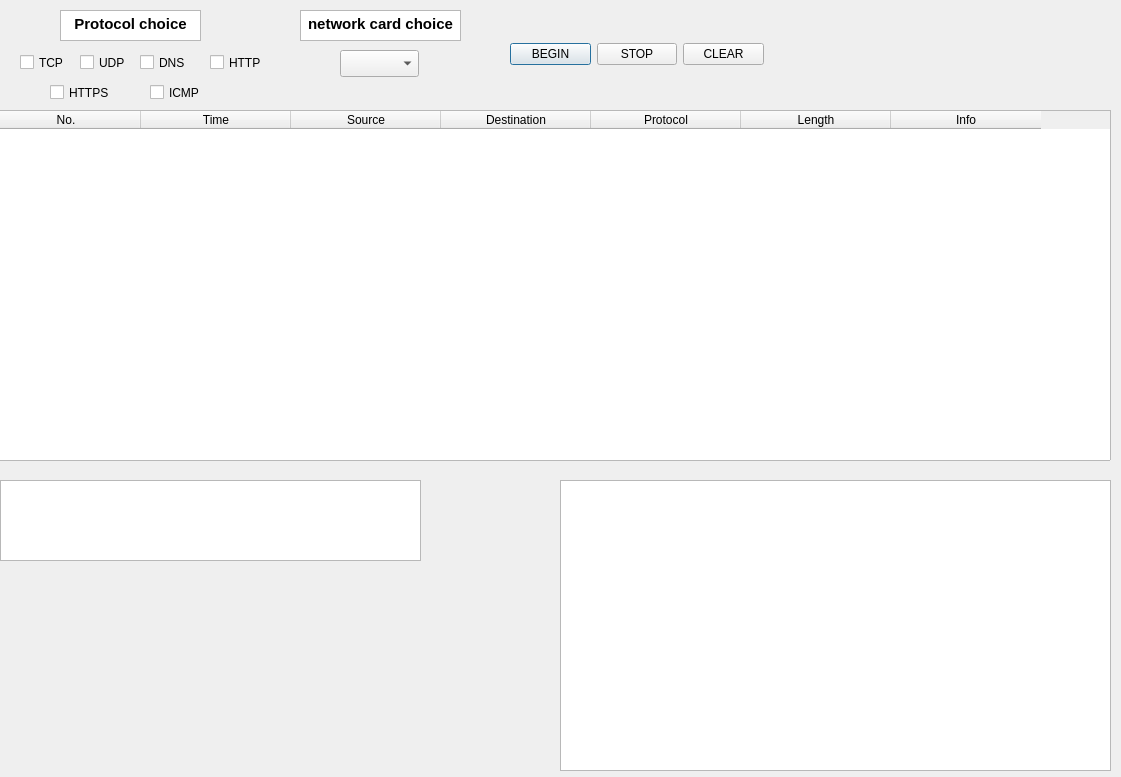
<?xml version="1.0" encoding="UTF-8"?>
<ui version="4.0">
 <class>Dialog</class>
 <widget class="QDialog" name="Dialog">
  <property name="geometry">
   <rect>
    <x>0</x>
    <y>0</y>
    <width>1121</width>
    <height>777</height>
   </rect>
  </property>
  <property name="cursor">
   <cursorShape>ArrowCursor</cursorShape>
  </property>
  <property name="windowTitle">
   <string>Dialog</string>
  </property>
  <widget class="QTableWidget" name="display">
   <property name="geometry">
    <rect>
     <x>-10</x>
     <y>110</y>
     <width>1121</width>
     <height>351</height>
    </rect>
   </property>
   <property name="focusPolicy">
    <enum>Qt::StrongFocus</enum>
   </property>
   <property name="dragDropMode">
    <enum>QAbstractItemView::NoDragDrop</enum>
   </property>
   <property name="selectionBehavior">
    <enum>QAbstractItemView::SelectRows</enum>
   </property>
   <property name="showGrid">
    <bool>true</bool>
   </property>
   <attribute name="horizontalHeaderDefaultSectionSize">
    <number>150</number>
   </attribute>
   <attribute name="verticalHeaderVisible">
    <bool>false</bool>
   </attribute>
   <column>
    <property name="text">
     <string>No.</string>
    </property>
    <property name="font">
     <font>
      <pointsize>9</pointsize>
     </font>
    </property>
   </column>
   <column>
    <property name="text">
     <string>Time</string>
    </property>
   </column>
   <column>
    <property name="text">
     <string>Source</string>
    </property>
   </column>
   <column>
    <property name="text">
     <string>Destination</string>
    </property>
   </column>
   <column>
    <property name="text">
     <string>Protocol</string>
    </property>
   </column>
   <column>
    <property name="text">
     <string>Length</string>
    </property>
   </column>
   <column>
    <property name="text">
     <string>Info</string>
    </property>
   </column>
  </widget>
  <widget class="QWidget" name="horizontalLayoutWidget">
   <property name="geometry">
    <rect>
     <x>510</x>
     <y>40</y>
     <width>254</width>
     <height>29</height>
    </rect>
   </property>
   <layout class="QHBoxLayout" name="horizontalLayout">
    <item>
     <widget class="QPushButton" name="exec">
      <property name="text">
       <string>BEGIN</string>
      </property>
     </widget>
    </item>
    <item>
     <widget class="QPushButton" name="stop">
      <property name="text">
       <string>STOP</string>
      </property>
     </widget>
    </item>
    <item>
     <widget class="QPushButton" name="begin">
      <property name="toolTipDuration">
       <number>0</number>
      </property>
      <property name="text">
       <string>CLEAR</string>
      </property>
     </widget>
    </item>
   </layout>
  </widget>
  <widget class="QTextBrowser" name="packContent">
   <property name="geometry">
    <rect>
     <x>0</x>
     <y>480</y>
     <width>421</width>
     <height>81</height>
    </rect>
   </property>
  </widget>
  <widget class="QTextBrowser" name="packContent2">
   <property name="geometry">
    <rect>
     <x>560</x>
     <y>480</y>
     <width>551</width>
     <height>291</height>
    </rect>
   </property>
  </widget>
  <widget class="QCheckBox" name="UDP">
   <property name="geometry">
    <rect>
     <x>80</x>
     <y>50</y>
     <width>53</width>
     <height>25</height>
    </rect>
   </property>
   <property name="text">
    <string>UDP</string>
   </property>
  </widget>
  <widget class="QCheckBox" name="TCP">
   <property name="geometry">
    <rect>
     <x>20</x>
     <y>50</y>
     <width>53</width>
     <height>25</height>
    </rect>
   </property>
   <property name="text">
    <string>TCP</string>
   </property>
  </widget>
  <widget class="QCheckBox" name="DNS">
   <property name="geometry">
    <rect>
     <x>140</x>
     <y>50</y>
     <width>53</width>
     <height>25</height>
    </rect>
   </property>
   <property name="text">
    <string>DNS</string>
   </property>
  </widget>
  <widget class="QCheckBox" name="HTTP">
   <property name="geometry">
    <rect>
     <x>210</x>
     <y>50</y>
     <width>101</width>
     <height>25</height>
    </rect>
   </property>
   <property name="text">
    <string>HTTP</string>
   </property>
  </widget>
  <widget class="QCheckBox" name="HTTPS">
   <property name="geometry">
    <rect>
     <x>50</x>
     <y>80</y>
     <width>101</width>
     <height>25</height>
    </rect>
   </property>
   <property name="text">
    <string>HTTPS</string>
   </property>
  </widget>
  <widget class="QCheckBox" name="ICMP">
   <property name="geometry">
    <rect>
     <x>150</x>
     <y>80</y>
     <width>101</width>
     <height>25</height>
    </rect>
   </property>
   <property name="text">
    <string>ICMP</string>
   </property>
  </widget>
  <widget class="QTextBrowser" name="textBrowser">
   <property name="geometry">
    <rect>
     <x>60</x>
     <y>10</y>
     <width>141</width>
     <height>31</height>
    </rect>
   </property>
   <property name="html">
    <string>&lt;!DOCTYPE HTML PUBLIC &quot;-//W3C//DTD HTML 4.0//EN&quot; &quot;http://www.w3.org/TR/REC-html40/strict.dtd&quot;&gt;
&lt;html&gt;&lt;head&gt;&lt;meta name=&quot;qrichtext&quot; content=&quot;1&quot; /&gt;&lt;style type=&quot;text/css&quot;&gt;
p, li { white-space: pre-wrap; }
&lt;/style&gt;&lt;/head&gt;&lt;body style=&quot; font-family:'Cantarell'; font-size:11pt; font-weight:400; font-style:normal;&quot;&gt;
&lt;p align=&quot;center&quot; style=&quot; margin-top:0px; margin-bottom:0px; margin-left:0px; margin-right:0px; -qt-block-indent:0; text-indent:0px;&quot;&gt;&lt;span style=&quot; font-weight:600;&quot;&gt;Protocol choice&lt;/span&gt;&lt;/p&gt;&lt;/body&gt;&lt;/html&gt;</string>
   </property>
  </widget>
  <widget class="QComboBox" name="choice">
   <property name="geometry">
    <rect>
     <x>340</x>
     <y>50</y>
     <width>79</width>
     <height>27</height>
    </rect>
   </property>
  </widget>
  <widget class="QTextBrowser" name="textBrowser_2">
   <property name="geometry">
    <rect>
     <x>300</x>
     <y>10</y>
     <width>161</width>
     <height>31</height>
    </rect>
   </property>
   <property name="html">
    <string>&lt;!DOCTYPE HTML PUBLIC &quot;-//W3C//DTD HTML 4.0//EN&quot; &quot;http://www.w3.org/TR/REC-html40/strict.dtd&quot;&gt;
&lt;html&gt;&lt;head&gt;&lt;meta name=&quot;qrichtext&quot; content=&quot;1&quot; /&gt;&lt;style type=&quot;text/css&quot;&gt;
p, li { white-space: pre-wrap; }
&lt;/style&gt;&lt;/head&gt;&lt;body style=&quot; font-family:'Cantarell'; font-size:11pt; font-weight:400; font-style:normal;&quot;&gt;
&lt;p align=&quot;center&quot; style=&quot; margin-top:0px; margin-bottom:0px; margin-left:0px; margin-right:0px; -qt-block-indent:0; text-indent:0px;&quot;&gt;&lt;span style=&quot; font-weight:600;&quot;&gt;network card choice&lt;/span&gt;&lt;/p&gt;&lt;/body&gt;&lt;/html&gt;</string>
   </property>
  </widget>
 </widget>
 <resources/>
 <connections/>
 <slots>
  <slot>test()</slot>
 </slots>
</ui>
